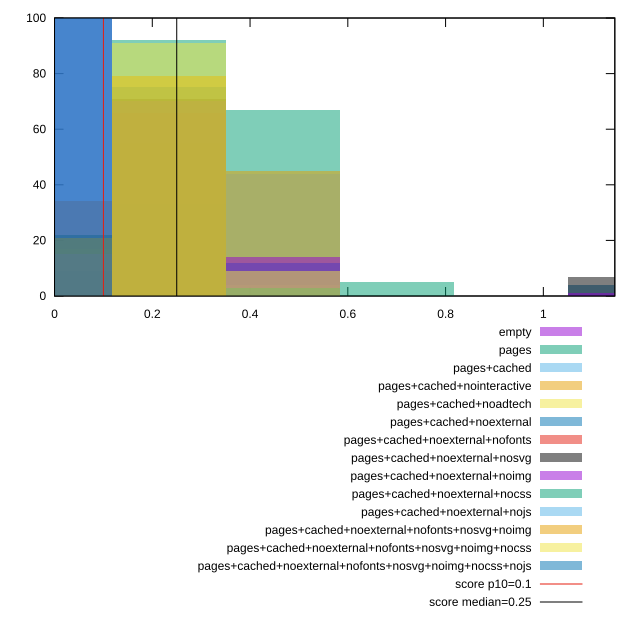

This figure's gnuplot source:
reset

$empty <<EOF
0 100
EOF

$pages <<EOF
0.23341437426152972 33
0.46682874852305944 67
EOF

$pagesCached <<EOF
0.23341437426152972 55
0.46682874852305944 44
0 1
EOF

$pagesCachedNointeractive <<EOF
0.23341437426152972 55
0.46682874852305944 45
EOF

$pagesCachedNoadtech <<EOF
0.23341437426152972 79
0 17
0.46682874852305944 4
EOF

$pagesCachedNoexternal <<EOF
1.1670718713076487 4
0.23341437426152972 75
0 9
0.46682874852305944 12
EOF

$pagesCachedNoexternalNofonts <<EOF
0.23341437426152972 66
0 34
EOF

$pagesCachedNoexternalNosvg <<EOF
0 22
0.23341437426152972 71
1.1670718713076487 7
EOF

$pagesCachedNoexternalNoimg <<EOF
0.46682874852305944 14
0 15
0.23341437426152972 70
1.1670718713076487 1
EOF

$pagesCachedNoexternalNocss <<EOF
0.23341437426152972 92
0.46682874852305944 3
0.7002431227845891 5
EOF

$pagesCachedNoexternalNojs <<EOF
0 100
EOF

$pagesCachedNoexternalNofontsNosvgNoimg <<EOF
0.23341437426152972 79
0 21
EOF

$pagesCachedNoexternalNofontsNosvgNoimgNocss <<EOF
0.23341437426152972 91
0.46682874852305944 9
EOF

$pagesCachedNoexternalNofontsNosvgNoimgNocssNojs <<EOF
0 100
EOF

set key outside below
set boxwidth 0.23341437426152972
set xrange [0:1.1462412516276042]
set yrange [0:100]
set trange [0:100]
set style fill transparent solid 0.5 noborder

set parametric
set terminal svg size 640, 620 enhanced background rgb 'white'
set output "reprap/cumulative-layout-shift/comparison/histogram/all_raw.svg"

plot $empty title "empty" with boxes, \
     $pages title "pages" with boxes, \
     $pagesCached title "pages+cached" with boxes, \
     $pagesCachedNointeractive title "pages+cached+nointeractive" with boxes, \
     $pagesCachedNoadtech title "pages+cached+noadtech" with boxes, \
     $pagesCachedNoexternal title "pages+cached+noexternal" with boxes, \
     $pagesCachedNoexternalNofonts title "pages+cached+noexternal+nofonts" with boxes, \
     $pagesCachedNoexternalNosvg title "pages+cached+noexternal+nosvg" with boxes, \
     $pagesCachedNoexternalNoimg title "pages+cached+noexternal+noimg" with boxes, \
     $pagesCachedNoexternalNocss title "pages+cached+noexternal+nocss" with boxes, \
     $pagesCachedNoexternalNojs title "pages+cached+noexternal+nojs" with boxes, \
     $pagesCachedNoexternalNofontsNosvgNoimg title "pages+cached+noexternal+nofonts+nosvg+noimg" with boxes, \
     $pagesCachedNoexternalNofontsNosvgNoimgNocss title "pages+cached+noexternal+nofonts+nosvg+noimg+nocss" with boxes, \
     $pagesCachedNoexternalNofontsNosvgNoimgNocssNojs title "pages+cached+noexternal+nofonts+nosvg+noimg+nocss+nojs" with boxes, \
     0.1,t title "score p10=0.1", \
     0.25,t title "score median=0.25"

reset
